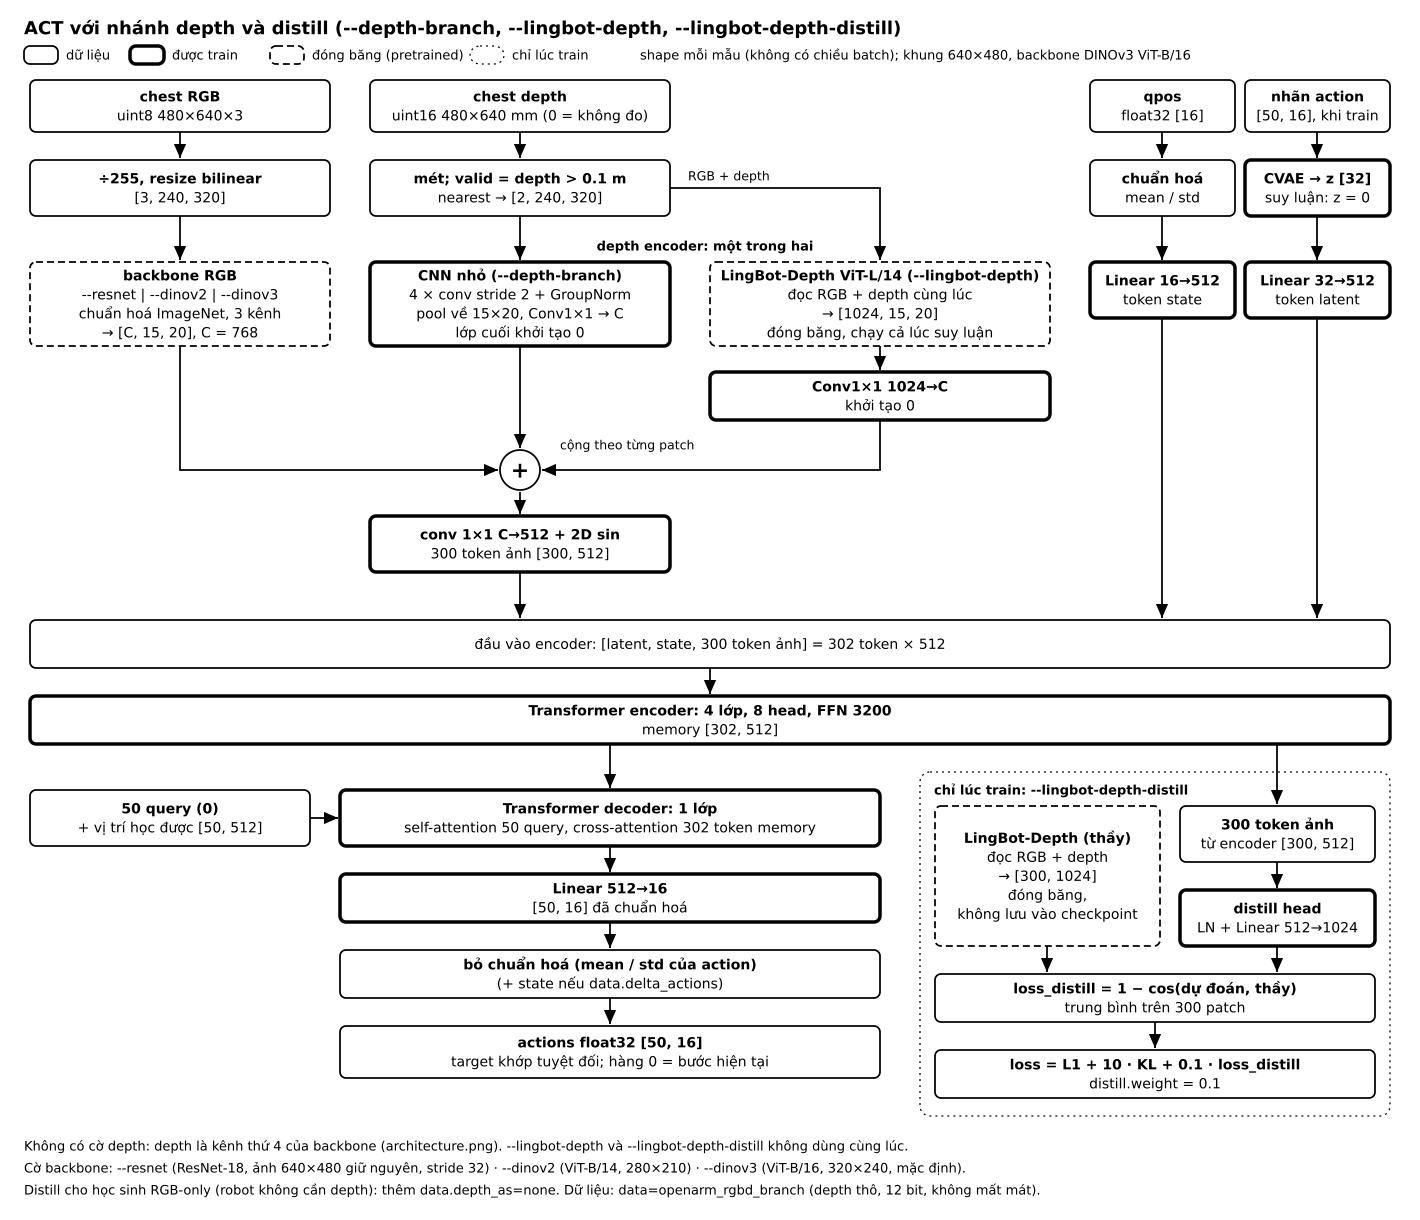

The Python source for this figure:
"""Draws architecture_depth.svg: ACT with a depth branch and distillation.

    python3 docs/images/architecture_depth.py
    uvx --from cairosvg cairosvg docs/images/architecture_depth.svg -o docs/images/architecture_depth.png -s 1.5

Black on white: thin box = data, thick = trained, dashed = frozen,
dotted group = training only.
"""

from html import escape
from pathlib import Path

FONT = 'font-family="DejaVu Sans, Helvetica, Arial, sans-serif"'
STYLE = {"data": 'stroke-width="1.75"', "trained": 'stroke-width="3.5"', "frozen": 'stroke-width="1.75" stroke-dasharray="7 4"'}


class Svg:
    def __init__(self, width, height):
        self.parts = [
            f'<svg width="{width}" height="{height}" viewBox="0 0 {width} {height}" xmlns="http://www.w3.org/2000/svg">',
            '<defs><marker id="a" markerWidth="9" markerHeight="9" refX="8" refY="4.5" orient="auto">'
            '<path d="M 0 1 L 8 4.5 L 0 8 Z" fill="#000"/></marker></defs>',
            f'<rect x="0" y="0" width="{width}" height="{height}" fill="#fff"/>',
        ]

    def text(self, x, y, s, size=14, bold=False, anchor="middle"):
        self.parts.append(f'<text x="{x}" y="{y}" {FONT} font-size="{size}" font-weight="{700 if bold else 400}" '
                          f'fill="#000" text-anchor="{anchor}" dominant-baseline="central">{escape(s)}</text>')

    def box(self, x, y, w, h, lines, kind="data"):
        self.parts.append(f'<rect x="{x}" y="{y}" width="{w}" height="{h}" rx="6" fill="#fff" stroke="#000" {STYLE[kind]}/>')
        top = y + h / 2 - 9.5 * (len(lines) - 1)
        for i, line in enumerate(lines):
            self.text(x + w / 2, top + 19 * i, line, bold=i == 0 and len(lines) > 1)

    def group(self, x, y, w, h, label):
        self.parts.append(f'<rect x="{x}" y="{y}" width="{w}" height="{h}" rx="10" fill="#fff" stroke="#000" '
                          'stroke-width="1.25" stroke-dasharray="2 4"/>')
        self.text(x + 14, y + 18, label, size=13, bold=True, anchor="start")

    def arrow(self, *points, label=None, at=None):
        d = "M " + " L ".join(f"{x} {y}" for x, y in points)
        self.parts.append(f'<path d="{d}" fill="none" stroke="#000" stroke-width="1.75" marker-end="url(#a)"/>')
        if label:
            self.text(*at, label, size=12.5, anchor="start")

    def plus(self, cx, cy, r=20):
        self.parts.append(f'<circle cx="{cx}" cy="{cy}" r="{r}" fill="#fff" stroke="#000" stroke-width="1.75"/>')
        self.text(cx, cy, "+", size=22, bold=True)

    def save(self, path):
        Path(path).write_text("\n".join(self.parts + ["</svg>", ""]))


s = Svg(1420, 1220)
s.text(24, 28, "ACT với nhánh depth và distill  (--depth-branch, --lingbot-depth, --lingbot-depth-distill)",
       size=18, bold=True, anchor="start")
for x, kind, label in ((24, "data", "dữ liệu"), (130, "trained", "được train"), (270, "frozen", "đóng băng (pretrained)")):
    s.box(x, 46, 34, 18, [], kind)
    s.text(x + 42, 55, label, size=13, anchor="start")
s.group(470, 46, 34, 18, "")
s.text(512, 55, "chỉ lúc train", size=13, anchor="start")
s.text(640, 55, "shape mỗi mẫu (không có chiều batch); khung 640×480, backbone DINOv3 ViT-B/16", size=13, anchor="start")

# ------------------------------------------------------------------ inputs
s.box(30, 80, 300, 52, ["chest RGB", "uint8 480×640×3"])
s.box(370, 80, 300, 52, ["chest depth", "uint16 480×640 mm (0 = không đo)"])
s.box(1090, 80, 145, 52, ["qpos", "float32 [16]"])
s.box(1245, 80, 145, 52, ["nhãn action", "[50, 16], khi train"])
s.box(30, 160, 300, 56, ["÷255, resize bilinear", "[3, 240, 320]"])
s.box(370, 160, 300, 56, ["mét; valid = depth > 0.1 m", "nearest → [2, 240, 320]"])
s.box(1090, 160, 145, 56, ["chuẩn hoá", "mean / std"])
s.box(1245, 160, 145, 56, ["CVAE → z [32]", "suy luận: z = 0"], "trained")
for x in (180, 520, 1162, 1317):
    s.arrow((x, 132), (x, 158))

# ------------------------------------------------------------------ vision
s.box(30, 262, 300, 84, ["backbone RGB", "--resnet | --dinov2 | --dinov3", "chuẩn hoá ImageNet, 3 kênh",
                         "→ [C, 15, 20], C = 768"], "frozen")
s.arrow((180, 216), (180, 260))
s.text(705, 246, "depth encoder: một trong hai", size=13, bold=True)
s.box(370, 262, 300, 84, ["CNN nhỏ  (--depth-branch)", "4 × conv stride 2 + GroupNorm",
                          "pool về 15×20, Conv1×1 → C", "lớp cuối khởi tạo 0"], "trained")
s.arrow((520, 216), (520, 260))
s.box(710, 262, 340, 84, ["LingBot-Depth ViT-L/14  (--lingbot-depth)", "đọc RGB + depth cùng lúc",
                          "→ [1024, 15, 20]", "đóng băng, chạy cả lúc suy luận"], "frozen")
s.arrow((670, 188), (880, 188), (880, 260))
s.text(688, 176, "RGB + depth", size=12.5, anchor="start")
s.box(710, 372, 340, 48, ["Conv1×1 1024→C", "khởi tạo 0"], "trained")
s.arrow((880, 346), (880, 370))
s.plus(520, 470)
s.arrow((180, 346), (180, 470), (498, 470))
s.arrow((520, 346), (520, 448))
s.arrow((880, 420), (880, 470), (542, 470))
s.text(560, 445, "cộng theo từng patch", size=12.5, anchor="start")
s.box(370, 516, 300, 56, ["conv 1×1 C→512 + 2D sin", "300 token ảnh [300, 512]"], "trained")
s.arrow((520, 492), (520, 514))

# ------------------------------------------------------------ state, latent
s.box(1090, 262, 145, 56, ["Linear 16→512", "token state"], "trained")
s.box(1245, 262, 145, 56, ["Linear 32→512", "token latent"], "trained")
s.arrow((1162, 216), (1162, 260))
s.arrow((1317, 216), (1317, 260))

# ----------------------------------------------------------------- encoder
s.box(30, 620, 1360, 48, ["đầu vào encoder: [latent, state, 300 token ảnh] = 302 token × 512"])
s.arrow((520, 572), (520, 618))
s.arrow((1162, 318), (1162, 618))
s.arrow((1317, 318), (1317, 618))
s.box(30, 696, 1360, 48, ["Transformer encoder: 4 lớp, 8 head, FFN 3200", "memory [302, 512]"], "trained")
s.arrow((710, 668), (710, 694))

# ----------------------------------------------------------------- decoder
s.box(30, 790, 280, 56, ["50 query (0)", "+ vị trí học được [50, 512]"])
s.box(340, 790, 540, 56, ["Transformer decoder: 1 lớp", "self-attention 50 query, cross-attention 302 token memory"], "trained")
s.arrow((310, 818), (338, 818))
s.arrow((610, 744), (610, 788))
s.box(340, 874, 540, 48, ["Linear 512→16", "[50, 16] đã chuẩn hoá"], "trained")
s.arrow((610, 846), (610, 872))
s.box(340, 950, 540, 48, ["bỏ chuẩn hoá (mean / std của action)", "(+ state nếu data.delta_actions)"])
s.arrow((610, 922), (610, 948))
s.box(340, 1026, 540, 52, ["actions float32 [50, 16]", "target khớp tuyệt đối; hàng 0 = bước hiện tại"])
s.arrow((610, 998), (610, 1024))

# ------------------------------------------------------------------ distill
s.group(920, 772, 470, 344, "chỉ lúc train: --lingbot-depth-distill")
s.box(1180, 806, 195, 56, ["300 token ảnh", "từ encoder [300, 512]"])
s.arrow((1277, 744), (1277, 804))
s.box(1180, 890, 195, 56, ["distill head", "LN + Linear 512→1024"], "trained")
s.arrow((1277, 862), (1277, 888))
s.box(935, 806, 225, 140, ["LingBot-Depth (thầy)", "đọc RGB + depth", "→ [300, 1024]", "đóng băng,",
                           "không lưu vào checkpoint"], "frozen")
s.box(935, 974, 440, 48, ["loss_distill = 1 − cos(dự đoán, thầy)", "trung bình trên 300 patch"])
s.arrow((1047, 946), (1047, 972))
s.arrow((1277, 946), (1277, 972))
s.box(935, 1050, 440, 48, ["loss = L1 + 10 · KL + 0.1 · loss_distill", "distill.weight = 0.1"])
s.arrow((1155, 1022), (1155, 1048))

# ------------------------------------------------------------------- notes
notes = [
    "Không có cờ depth: depth là kênh thứ 4 của backbone (architecture.png). --lingbot-depth và --lingbot-depth-distill không dùng cùng lúc.",
    "Cờ backbone: --resnet (ResNet-18, ảnh 640×480 giữ nguyên, stride 32) · --dinov2 (ViT-B/14, 280×210) · --dinov3 (ViT-B/16, 320×240, mặc định).",
    "Distill cho học sinh RGB-only (robot không cần depth): thêm data.depth_as=none. Dữ liệu: data=openarm_rgbd_branch (depth thô, 12 bit, không mất mát).",
]
for i, note in enumerate(notes):
    s.text(24, 1146 + 22 * i, note, size=13, anchor="start")

s.save(Path(__file__).with_name("architecture_depth.svg"))
